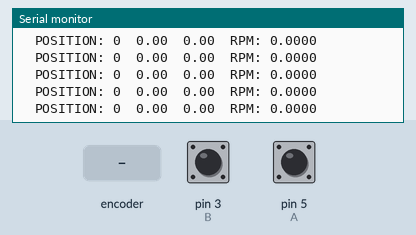
This sketch was run on a simulated Arduino Uno, built with avr-gcc and run on an emulated ATmega328P. Shown: the last lines printed to the serial monitor. Inputs (shaded band) come from the test bench; at power-on: pin 3 (B) HIGH, pin 5 (A) HIGH.

Above: at 1.2 s.
1.3 s: pin 3 (B) pulled LOW for 0.15 s
4.4 s: rotary encoder on pin 5 (A) / pin 3 (B) turned 2 steps (second pin leading)
At 4.61 s:
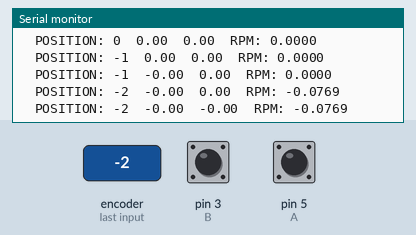
7.8 s: rotary encoder on pin 5 (A) / pin 3 (B) turned 2 steps (second pin leading)
At 8.13 s:
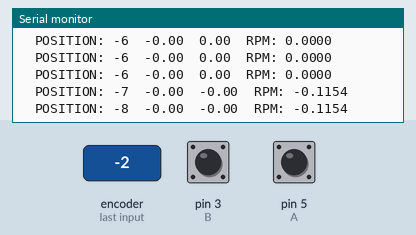
11.2 s: rotary encoder on pin 5 (A) / pin 3 (B) turned 2 steps (second pin leading)
At 11.43 s:
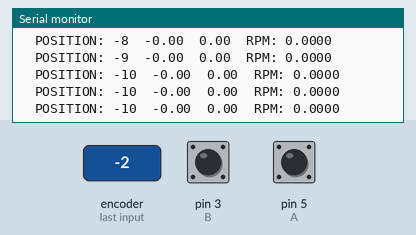
14.6 s: rotary encoder on pin 5 (A) / pin 3 (B) turned 3 steps (first pin leading)
At 14.78 s:
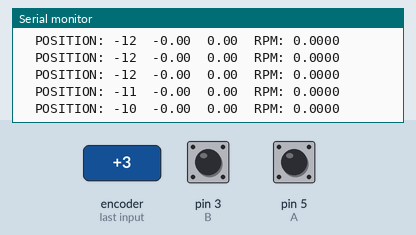
18.2 s: rotary encoder on pin 5 (A) / pin 3 (B) turned 3 steps (first pin leading)
At 18.8 s:
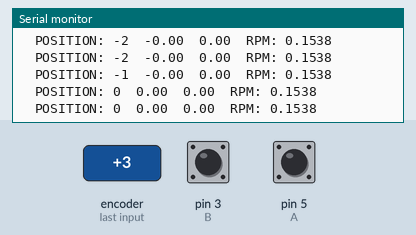
Timing chart, 0 to 21.2 s (numbered marks = the images above; inputs shaded):
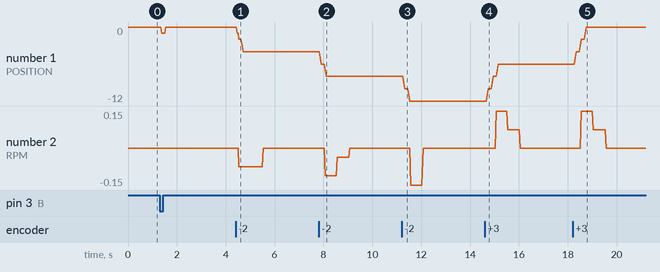

Measured:
- after the input at 4.4 s, the serial monitor: prints a new line after 0.06 s (image 1)
- after the input at 7.8 s, the serial monitor: prints a new line after 0.07 s (image 2)
- after the input at 11.2 s, the serial monitor: prints a new line after 0.08 s (image 3)
- after the input at 14.6 s, the serial monitor: prints a new line after 0.11 s (image 4)
- after the input at 18.2 s, the serial monitor: prints a new line after 0.11 s (image 5)
- plotted number 1: 0 → -4 after the input at 4.4 s, -4 → -8 after the input at 7.8 s, -8 → -12 after the input at 11.2 s, -12 → -6 after the input at 14.6 s

The sketch:

encoder_prop.ino
```cpp
/* tiva_encoder.ino
 * reads encoder position and speed
 * outputs data to Serial monitor
 * NOT OPTIMIZED - look for ways to improve performance
 */

#include <TimerOne.h>
#define CN 1200.00 //Number of counts per revolution on the encoder. datasheet uses 2400 but that gave us half of expected value..MAKE SURE IT HAS ENOUGH DIGITS
#define T 0.500 //Velocity calculation time interval in seconds
#define A 5 //Encoder A = Pin 5 PB0
#define B 3 //Encoder B = Pin 3 PB1

//gear diameters in cm..    original measurements in inch
#define gear_A 3.302 // 1.3"
#define gear_B 1.27 // 0.5"
#define gear_C 3.81 // 1.5"

const double RPMfactor = 60.00 / (CN * T);
const double GR_BA = (gear_B/gear_A); // gear ratio of b to a
//Initialize global variables
//volatile variables can be changed inside interrupts
volatile int a;  //state of encoder signal A
volatile int b;  //state of encoder signal B
volatile long int count;  //Angular Position in encoder counts
volatile long int countOld;  //Previous count (for calculating speed)
volatile double rpm; // rotations per minute
int dir;

double distance = 0.0;
double lin_speed = 0.0;
//Interrupt service routine for encoder signal A
//Increments or decrements count
//Updates speed
void transitionA()
{

  a = digitalRead(A);
  b = digitalRead(B);
  if(!b) { //b = 0
    if(!a) { //a = 0 (old a = 1)
      count--;
    }else { //a=1 (old a = 0)
      count++;
    }
  }else { //b=1
    if(!a) { //a = 0
      count++;
    } else { //a = 1
      count--;
    }
  }
}
//Interrupt service routine for encoder signal B
//Increments or decrements count

void transitionB()
{

  b = digitalRead(B);
  a = digitalRead(A);
  if(!a) { //a = 0
    if(!b) {//b = 0
      count++;
    }else {//b = 1
      count--;
    }
  } else { //a = 1
    if(!b) {//b = 0
      count--;
    }else {//b = 1
      count++;
    }
  }
}

void calcRPM() //calculates RPM with count change over time change. time change is constant so we only need to update update countOld = count for varying RPMs
{
  rpm = (double) GR_BA*RPMfactor * (count - countOld);
  countOld = count;
}

//Resets count and velocity variables, measures t, a, and b
void resetEncoder()
{
  count = 0;
  countOld = 0;
  rpm = 0;

  a = digitalRead(A);
  b = digitalRead(B);
}

void setup()
{
  //Set encoder pins as inputs
  pinMode(A, INPUT);
  pinMode(B, INPUT);
  digitalWrite(A,HIGH);
  digitalWrite(B,HIGH);


  //Begin serial monitor
  Serial.begin(9600);

  //Set interrupt service routines to run when signals A and B are changed
  attachInterrupt(digitalPinToInterrupt(5), transitionA, CHANGE);
  attachInterrupt(digitalPinToInterrupt(3), transitionB, CHANGE);

  //Set timer interrupt service routines to calculate velocity at certain time intervals
  Timer1.initialize(T*1000000);
  Timer1.attachInterrupt(calcRPM);

  //Reset encoder measurements
  resetEncoder();

}

void loop()
{
  lin_speed = rpm*PI*gear_C/6000.0; // linear speed. divide by 60s*100cm to get get meters/sec
  distance = GR_BA*(PI*gear_C)*(count/CN)/100.00; // distaance travelled from start point. divide by 100 to get meters
  //distance = (PI*gear_A)*(count/CN); used to test accuracy. uses just gear_A, 1 rev = 10.3 cm
  Serial.print("\tPOSITION: ");
  Serial.print(count);
  Serial.print("\t");
  Serial.print(distance);
  Serial.print("\t");
  Serial.print(lin_speed);
  Serial.print("\tRPM: ");
  Serial.println(rpm, 4);

}
```
